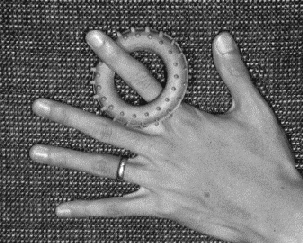
%> input picture Code/data/handBW.pnm, 303 x 243 px
$ octave imageAnalysis_lab4.m   (GNU Octave 9; MATLAB toolbox functions it lacks are replaced by stand-ins)
%> lines starting %> are read from the running program, lines starting %| are printed output that depends on the picture
%% Settings

addpath('functions');

%% Task 1

load 'data/cdata'; % Load synthetic data

figure; plot(cdata(:,1),cdata(:,2),'.'); % Plot the data
hold on; yline(2.0,'r','y = 2.0'); hold off; % Plot constant function y = 2
title('Separation of Classes'); xlabel('x coordinate'); ylabel('y coordinate'); % Label the diagram
%> after `ylabel('y coordinate')`:
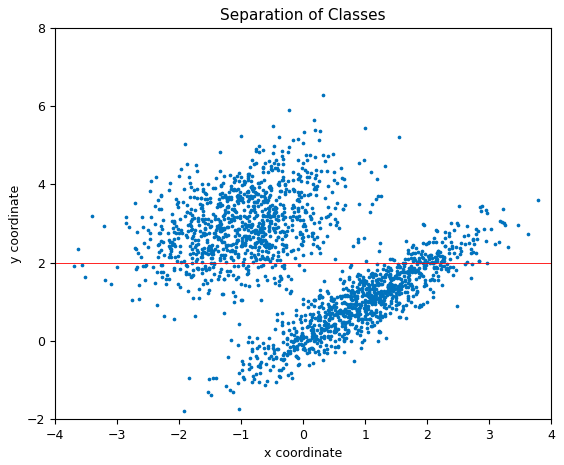
%> figure redrawn from the program's plot data

%% Task 2

handBw = imread('data/handBW.pnm'); % Read the image
%> handBw is the input picture: size 243x303 uint8; min 21, max 255, mean 108.3

figure(); imshow(handBw); % Show the image
figure(); imhist(handBw); % Show the histogram
%> after `imhist(handBw)`:
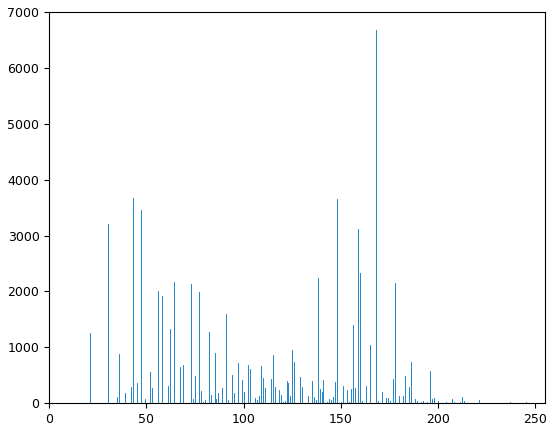
%> figure redrawn from the program's plot data; highest point at x = 168, y = 6672
figure(); mtresh(handBw,110,175); % Multiple Threshold where t1 and t2 are the threshold values
%> (this line was passed over: mtresh is not available in this run)
title('Multiple thresholding');

%% Task 3 & 4

% Setup for the several classifications that follow
handBw = imread('data/handBW.pnm'); % Read the image
hand_rgb = imread('data/hand.pnm'); % Read the image
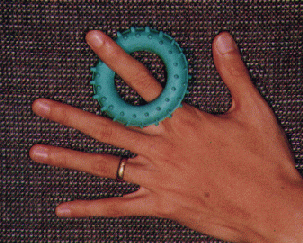
%> input picture Code/data/hand.pnm, 303 x 243 px
%> hand_rgb is the input picture: size 243x303x3 uint8; mean R, G, B 96.8, 63.5, 57.4
%> (the run ends here)
